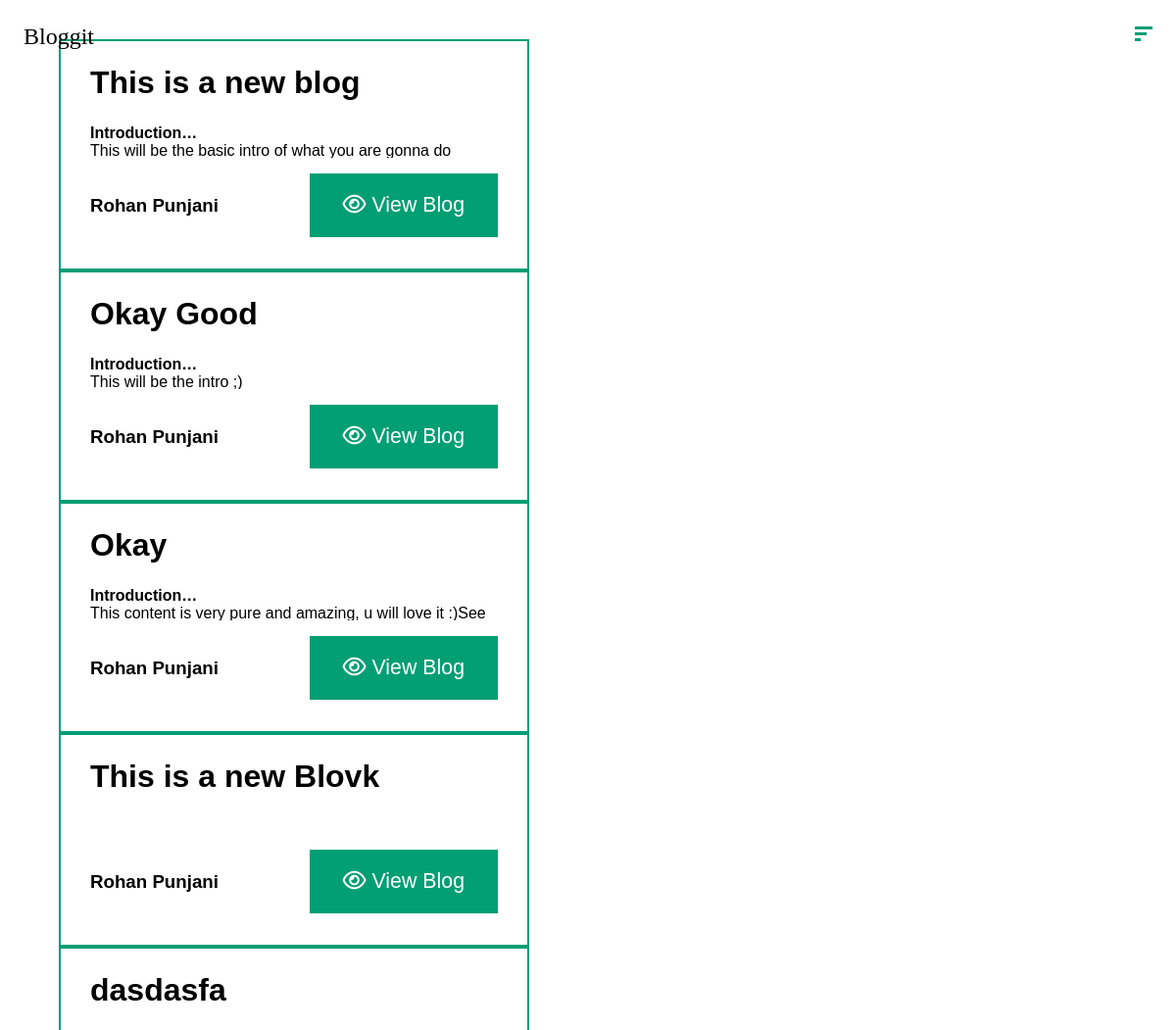
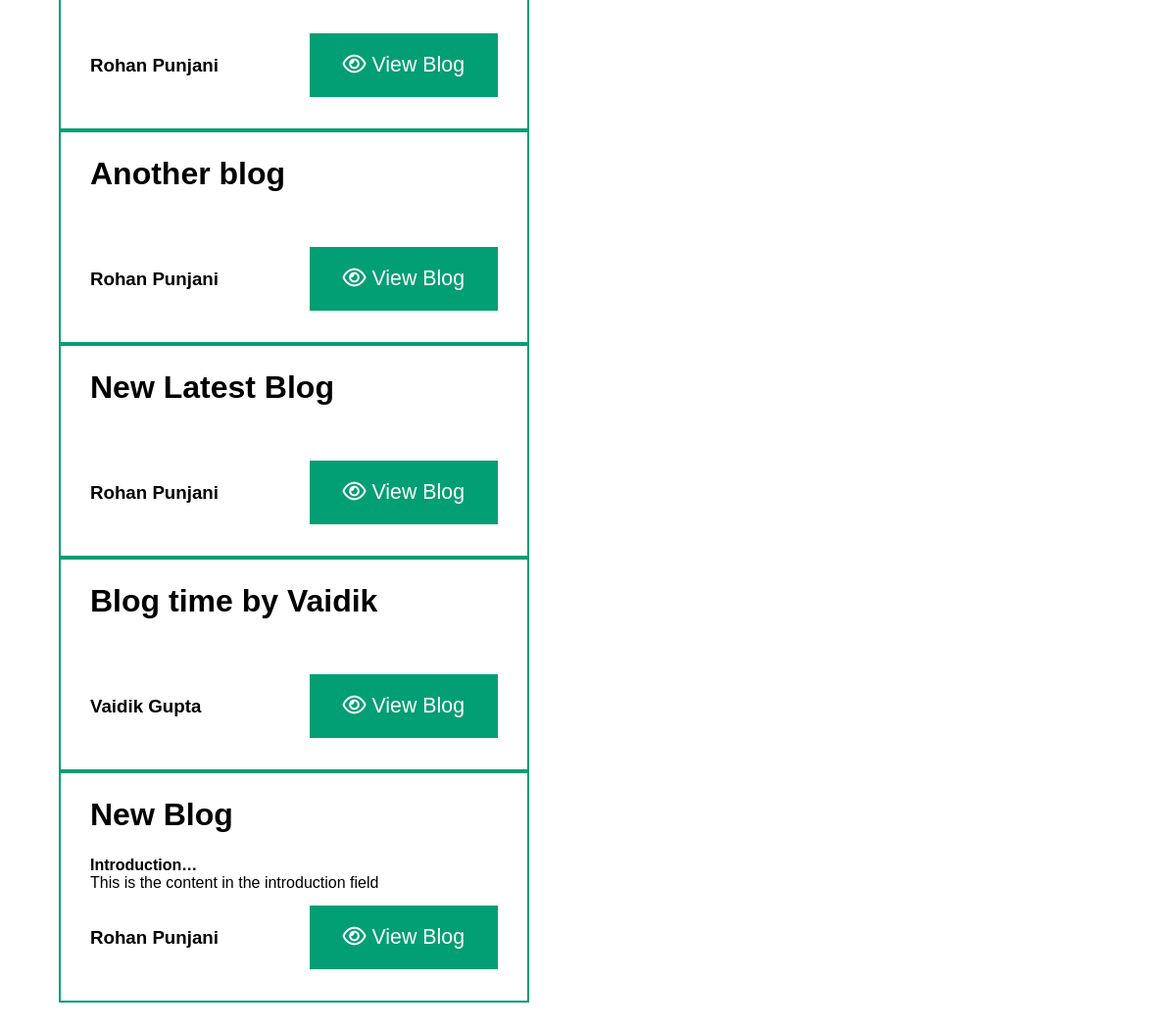
Screenshot of / (signed in) with the database file from the repository (2 pictures, top to bottom).
### blog/models.py (models this page shows, shortened)
class blog(models.Model):
    user = models.ForeignKey(User, on_delete=models.CASCADE)
    heading = models.CharField(max_length=100)
    isPublished = models.BooleanField(default=False)
    created_at = models.DateTimeField(auto_now_add=True)
    updated_at = models.DateTimeField(auto_now=True)
    views = models.IntegerField(default=0)

class block(models.Model):
    blog = models.ForeignKey(blog, on_delete=models.CASCADE)
    position = models.IntegerField(default=0)
    title = models.CharField(max_length=50)
    content = models.TextField()
    isMerged = models.BooleanField(default=False)
    created_at = models.DateTimeField(auto_now_add=True)
    updated_at = models.DateTimeField(auto_now=True)

### blog/views.py (the view)
# urls.py: path('', views.index, name='index'),
def index(request):
    if(request.user.is_authenticated):
        feeds = blog.objects.filter(isPublished=True).order_by('-id')
        user = request.user
        drafts = user.blog_set.filter(isPublished=False).order_by('-id')
        published = user.blog_set.filter(isPublished=True).order_by('-id')
        return render(request, 'userhome.html', {
            "feeds": feeds,
            "drafts":drafts,
            "published":published,
        })
    else:
        return render(request, 'minimal_blog.html', {})

### blog/templates/userhome.html (shortened to what this page needs)
{% load static %}
<!DOCTYPE html>
<html lang="en">
<head>
    {% load static %}
    <link rel="stylesheet" href="{% static 'styles/nav.css' %}">
    <link rel="stylesheet" href="{% static 'styles/feed.css' %}">
</head>
<body>
    <nav class="outer_nav">
        <li><a href="#">Bloggit</a></li>
        <li class="burger" state="ham">
            <div class="bar bar1"></div>
            <div class="bar bar2"></div>
            <div class="bar bar3"></div>
        </li>
    </nav>
    <div class="feed_container">
    {% for feed in feeds %}
        <div class="feed">
            <div class="feed_heading">
                <h1>{{feed.heading}}</h1>
            </div>
            <div class="feed_content">
                {% for block in feed.block_set.all %}
                    <h4>{{block.title}}</h4>
                    <p>{{block.content}}</p>
                    <br>
                {% endfor %}
            </div>
            <div class="feed_footer">
                <div class="post_author_name" style="display: flex;justify-content: center; align-items: center;">
                    <h3>{{feed.user.first_name}} {{feed.user.last_name}}</h3>
                </div>
                <a class="button">
                    <i class="far fa-eye"></i> View Blog
                </a>
            </div>
        </div>
    {% endfor %}
    </div>
</body>
</html>

### blog/static/styles/nav.css (style rules this page uses)
* { margin: 0; padding: 0; box-sizing: border-box; }
html,body { scroll-behavior: smooth; max-width: 100vw; overflow-x: hidden; min-height: 100vh; }
nav { display: flex; font-size: 3vh; font-family: fantasy; justify-content: space-between; width: 100vw; position: fixed; z-index: 99; transition: all 0.5s ease-in-out; }
li { list-style-type: none; padding: 3vh; }
li a { color: black; text-decoration: none; }
.burger { cursor: pointer; }
.bar { width: 18px; height: 3px; background: #029e74; margin: 3px 0; }
.bar1 { width: 18px; }
.bar2 { width: 12px; }
.bar3 { width: 6px; }

### blog/static/styles/feed.css (style rules this page uses)
.feed_container { min-height: 100vh; width: 100vw; padding: 5vh 5vw; display: inline-block; align-items: center; }
.feed { max-height: 50vh; background: white; width: 40vw; overflow: hidden; padding: 0vh 2.5vw 2vh 2.5vw; border: 2px solid #029e74; vertical-align: middle; }
.feed .feed_heading { padding: 3vh 0; border: 0; font-family: Helvetica; }
.feed .feed_content { margin: 0; font-family: Helvetica; overflow: hidden; max-height: 20vh; padding: 0 0 2vh 0; background: white; overflow: hidden; text-overflow: ellipsis; display: -webkit-box; -webkit-line-clamp: 1; -webkit-box-orient: vertical; }
.feed .feed_content p { font-family: Helvetica; background: white; overflow: hidden; text-overflow: ellipsis; display: -webkit-box; -webkit-line-clamp: 2; -webkit-box-orient: vertical; }
.feed .feed_footer { margin: 2vh 0; display: flex; align-items: center; justify-content: space-between; font-family: Helvetica; width: inherit - 10vw; }
.button { padding: 18px 32px; font-size: 16pt; text-decoration: none; background: #029e74; color: white; border: 2px solid #029e74; transition: all 0.4s cubic-bezier(.47,0,.74,.71); margin-left: 20px; cursor: pointer; }

### rows the page displays
blog: heading "This is a new blog", user.first_name "Rohan", user.last_name "Punjani"
block: title "Introduction", content "This will be the basic intro of what you are gonna…"
blog: heading "Okay Good", user.first_name "Rohan", user.last_name "Punjani"
block: title "Introduction", content "This will be the intro ;)"
blog: heading "Okay", user.first_name "Rohan", user.last_name "Punjani"
block: title "Introduction", content "This content is very pure and amazing, u will love it…"
blog: heading "This is a new Blovk", user.first_name "Rohan", user.last_name "Punjani"
blog: heading "dasdasfa", user.first_name "Rohan", user.last_name "Punjani"
blog: heading "Another blog", user.first_name "Rohan", user.last_name "Punjani"
blog: heading "New Latest Blog", user.first_name "Rohan", user.last_name "Punjani"
blog: heading "Blog time by Vaidik", user.first_name "Vaidik", user.last_name "Gupta"
blog: heading "New Blog", user.first_name "Rohan", user.last_name "Punjani"
block: title "Introduction", content "This is the content in the introduction field"
